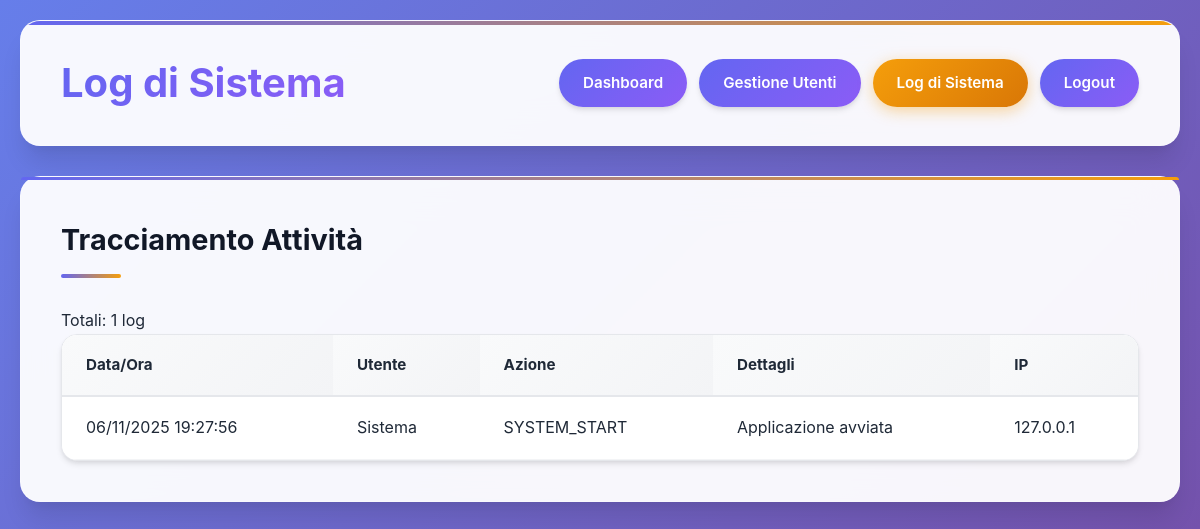
/audit_log.php (signed in), run on the app's committed database.
### tables this page shows
CREATE TABLE audit_log (
    id INT AUTO_INCREMENT PRIMARY KEY,
    user_id INT NULL,
    action_type VARCHAR(50) NOT NULL,
    details TEXT NOT NULL,
    ip_address VARCHAR(45) NOT NULL,
    timestamp DATETIME DEFAULT CURRENT_TIMESTAMP,
    FOREIGN KEY (user_id) REFERENCES users(id) ON DELETE SET NULL
);

### audit_log.php (the view, shortened to what this page needs)
<?php
global $pdo;
$page = isset($_GET['page']) ? max(1, (int)$_GET['page']) : 1;
$limit = 50;
$offset = ($page - 1) * $limit;
$stmt = $pdo->prepare("
    SELECT al.*, u.username
    FROM audit_log al
    LEFT JOIN users u ON al.user_id = u.id
    ORDER BY al.timestamp DESC
    LIMIT ? OFFSET ?
");
$stmt->bindValue(1, $limit, PDO::PARAM_INT);
$stmt->bindValue(2, $offset, PDO::PARAM_INT);
$stmt->execute();
$logs = $stmt->fetchAll();
$count_stmt = $pdo->query("SELECT COUNT(*) FROM audit_log");
$total_logs = $count_stmt->fetchColumn();
?>
<!DOCTYPE html>
<html lang="it">
<head>
    <link rel="stylesheet" href="style.css">
</head>
<body>
    <div class="container">
        <header class="header">
            <h1>Log di Sistema</h1>
            <nav class="nav">
                <a href="admin_dashboard.php" class="nav-link">Dashboard</a>
                <a href="user_management.php" class="nav-link">Gestione Utenti</a>
                <a href="audit_log.php" class="nav-link active">Log di Sistema</a>
                <a href="logout.php" class="nav-link">Logout</a>
            </nav>
        </header>
        <section class="section">
            <div class="logs-header">
                <h2 class="section-title">Tracciamento Attività</h2>
                <div class="logs-info">
                    <span>Totali: <?= $total_logs ?> log</span>
                </div>
            </div>
            <div class="logs-container">
                <table class="logs-table">
                    <thead>
                        <tr>
                            <th>Data/Ora</th>
                            <th>Utente</th>
                            <th>Azione</th>
                            <th>Dettagli</th>
                            <th>IP</th>
                        </tr>
                    </thead>
                    <tbody>
                        <?php foreach ($logs as $log): ?>
                            <tr>
                                <td class="timestamp"><?= date('d/m/Y H:i:s', strtotime($log['timestamp'])) ?></td>
                                <td class="username"><?= $log['username'] ? htmlspecialchars($log['username']) : 'Sistema' ?></td>
                                <td class="action">
                                    <span class="action-badge action-<?= $log['action_type'] ?>">
                                        <?= htmlspecialchars($log['action_type']) ?>
                                    </span>
                                </td>
                                <td class="details"><?= htmlspecialchars($log['details']) ?></td>
                                <td class="ip"><?= htmlspecialchars($log['ip_address']) ?></td>
                            </tr>
                        <?php endforeach; ?>
                    </tbody>
                </table>
            </div>
        </section>
    </div>
</body>
</html>

### style.css (style rules this page uses)
:root { --primary: #6366f1; --primary-dark: #4f46e5; --primary-light: #8b5cf6; --secondary: #f59e0b; --secondary-dark: #d97706; --success: #10b981; --warning: #f59e0b; --danger: #ef4444; --dark: #1f2937; --light: #f8fafc; --gray-50: #f9fafb; --gray-100: #f3f4f6; --gray-200: #e5e7eb; --gray-300: #d1d5db; --gray-400: #9ca3af; --gray-500: #6b7280; --gray-600: #4b5563; --gray-700: #374151; --gray-800: #1f2937; --gray-900: #111827; --shadow-sm: 0 1px 2px 0 rgba(0, 0, 0, 0.05); --shadow: 0 4px 6px -1px rgba(0, 0, 0, 0.1), 0 2px 4px -1px rgba(0, 0, 0, 0.06); --shadow-md: 0 10px 15px -3px rgba(0, 0, 0, 0.1), 0 4px 6px -2px rgba(0, 0, 0, 0.05); --shadow-lg: 0 20px 25px -5px rgba(0, 0, 0, 0.1), 0 10px 10px -5px rgba(0, 0, 0, 0.04); --shadow-xl: 0 25px 50px -12px rgba(0, 0, 0, 0.25); --radius: 12px; --radius-lg: 16px; --radius-xl: 20px; }
* { margin: 0; padding: 0; box-sizing: border-box; }
html { scroll-behavior: smooth; }
body { font-family: 'Inter', 'Segoe UI', system-ui, -apple-system, sans-serif; background: linear-gradient(135deg, #667eea 0%, #764ba2 100%); min-height: 100vh; color: var(--gray-800); line-height: 1.6; font-weight: 400; }
.container { max-width: 1200px; margin: 0 auto; padding: 20px; min-height: 100vh; }
.header { background: rgba(255, 255, 255, 0.95); backdrop-filter: blur(20px); border-radius: var(--radius-xl); padding: 30px 40px; margin-bottom: 30px; box-shadow: var(--shadow-lg); border: 1px solid rgba(255, 255, 255, 0.2); display: flex; justify-content: space-between; align-items: center; position: relative; overflow: hidden; }
.header::before { content: ''; position: absolute; top: 0; left: 0; right: 0; height: 4px; background: linear-gradient(90deg, var(--primary), var(--secondary)); }
.header h1 { color: var(--gray-900); font-size: 2.5rem; font-weight: 700; background: linear-gradient(135deg, var(--primary), var(--primary-light)); -webkit-background-clip: text; -webkit-text-fill-color: transparent; background-clip: text; margin: 0; }
.nav { display: flex; gap: 12px; align-items: center; }
.nav-link { background: linear-gradient(135deg, var(--primary), var(--primary-light)); color: white; padding: 12px 24px; border-radius: 50px; text-decoration: none; font-weight: 600; font-size: 0.95rem; transition: all 0.3s cubic-bezier(0.4, 0, 0.2, 1); box-shadow: var(--shadow); position: relative; overflow: hidden; }
.nav-link::before { content: ''; position: absolute; top: 0; left: -100%; width: 100%; height: 100%; background: linear-gradient(90deg, transparent, rgba(255,255,255,0.2), transparent); transition: left 0.5s; }
.nav-link.active { background: linear-gradient(135deg, var(--secondary), var(--secondary-dark)); box-shadow: 0 4px 15px rgba(245, 158, 11, 0.4); }
.section { background: rgba(255, 255, 255, 0.95); backdrop-filter: blur(20px); border-radius: var(--radius-xl); padding: 40px; margin-bottom: 30px; box-shadow: var(--shadow-lg); border: 1px solid rgba(255, 255, 255, 0.2); position: relative; }
.section::before { content: ''; position: absolute; top: 0; left: 0; right: 0; height: 3px; background: linear-gradient(90deg, var(--primary), var(--secondary)); border-radius: var(--radius-xl) var(--radius-xl) 0 0; }
.section-title { color: var(--gray-900); font-size: 1.8rem; font-weight: 700; margin-bottom: 30px; position: relative; padding-bottom: 15px; }
.section-title::after { content: ''; position: absolute; bottom: 0; left: 0; width: 60px; height: 4px; background: linear-gradient(90deg, var(--primary), var(--secondary)); border-radius: 2px; }
.users-table-container, .logs-container { overflow-x: auto; border-radius: var(--radius-lg); border: 1px solid var(--gray-200); box-shadow: var(--shadow); background: white; }
.users-table, .logs-table { width: 100%; border-collapse: collapse; background: white; }
.users-table th, .logs-table th { background: linear-gradient(135deg, var(--gray-50), var(--gray-100)); padding: 18px 24px; text-align: left; font-weight: 700; color: var(--gray-800); border-bottom: 2px solid var(--gray-200); font-size: 0.95rem; }
.users-table td, .logs-table td { padding: 18px 24px; border-bottom: 1px solid var(--gray-100); vertical-align: middle; }
.section, .auth-box, .stat-card, .poll-card { animation: fadeIn 0.6s ease-out; }

### data on the page
audit_log: timestamp "06/11/2025 19:27:56", action_type "SYSTEM_START", details "Applicazione avviata", ip_address "127.0.0.1"

### other printed values
$total_logs "1"
